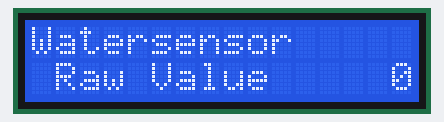
A sketch run on a simulated Arduino Uno, built with avr-gcc and run on an emulated ATmega328P. On the bench: 16×2 character LCD.

Above: at 0.1 s.
At 4.1 s:
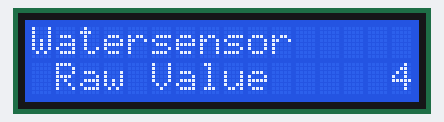
At 9.1 s:
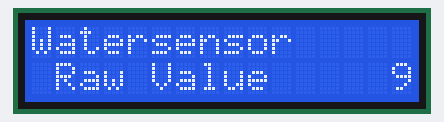
At 19.1 s:
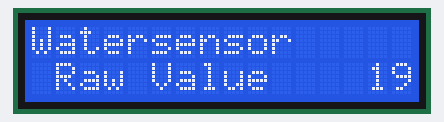
At 28.1 s:
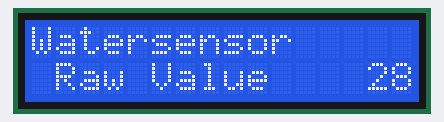
At 38.1 s:
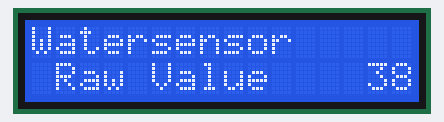

Measured:
- what the display in image 1 shows lasts 1.0 s, from 4.1 s to 5.1 s

The sketch:

10_LCD.ino
```cpp
// https://i.imgur.com/P7u1Fna.png

#include <LiquidCrystal.h>

LiquidCrystal lcd(1, 2, 4, 5, 6, 7);

void setup(){
  lcd.begin(16, 2);
}

void loop(){
  lcd.setCursor(0, 0);
  lcd.print("Watersensor");
  lcd.setCursor(1, 1);
  lcd.print("Raw Value");


// Hygrosensor Read
/*
  int val = analogRead(0);

  if ((val / 10) < 1){
    lcd.setCursor(15, 1);
  }
  else if ((val / 10) < 10){
    lcd.setCursor(14, 1);
  }
  else if((val / 10) < 100){
    lcd.setCursor(13, 1);
  }
  else{
    lcd.setCursor(12, 1);
  }
  lcd.print(val);

*/
  for (int i = 0; i < 1000; i++){
    if ((i / 10) < 1){
      lcd.setCursor(15, 1);
    }
    else if((i / 10) < 10){
      lcd.setCursor(14, 1);
    }
    else{
      lcd.setCursor(13, 1);
    }

    lcd.print(i);
    delay(1000);
  }
}
```
